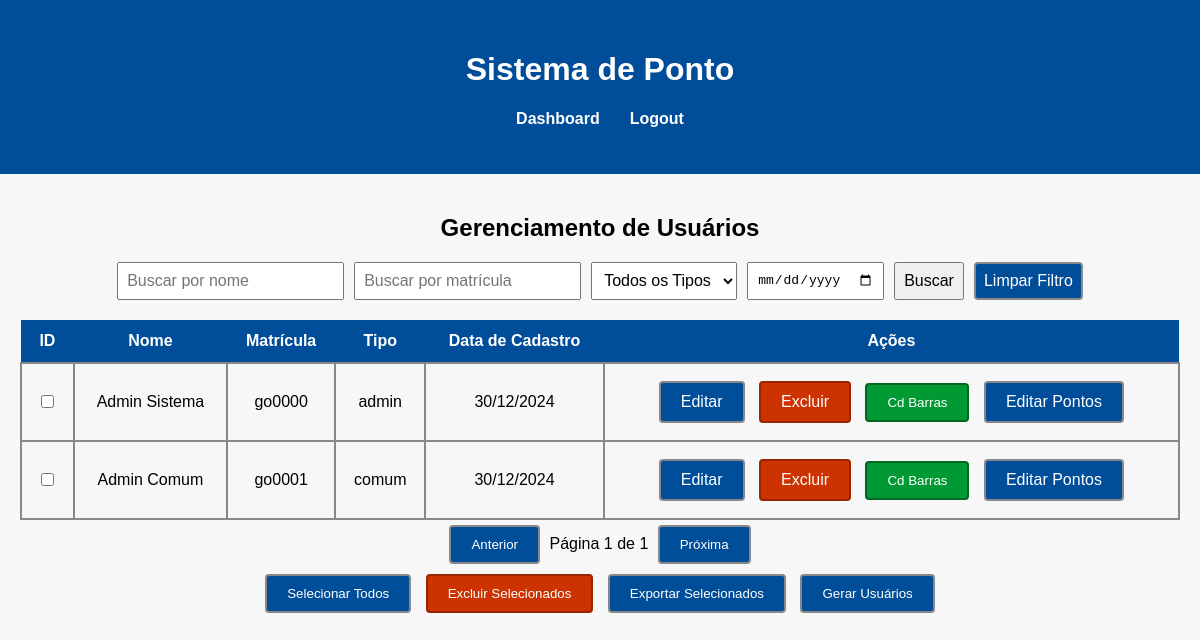
Before: /usuarios (signed in) with the older database file.
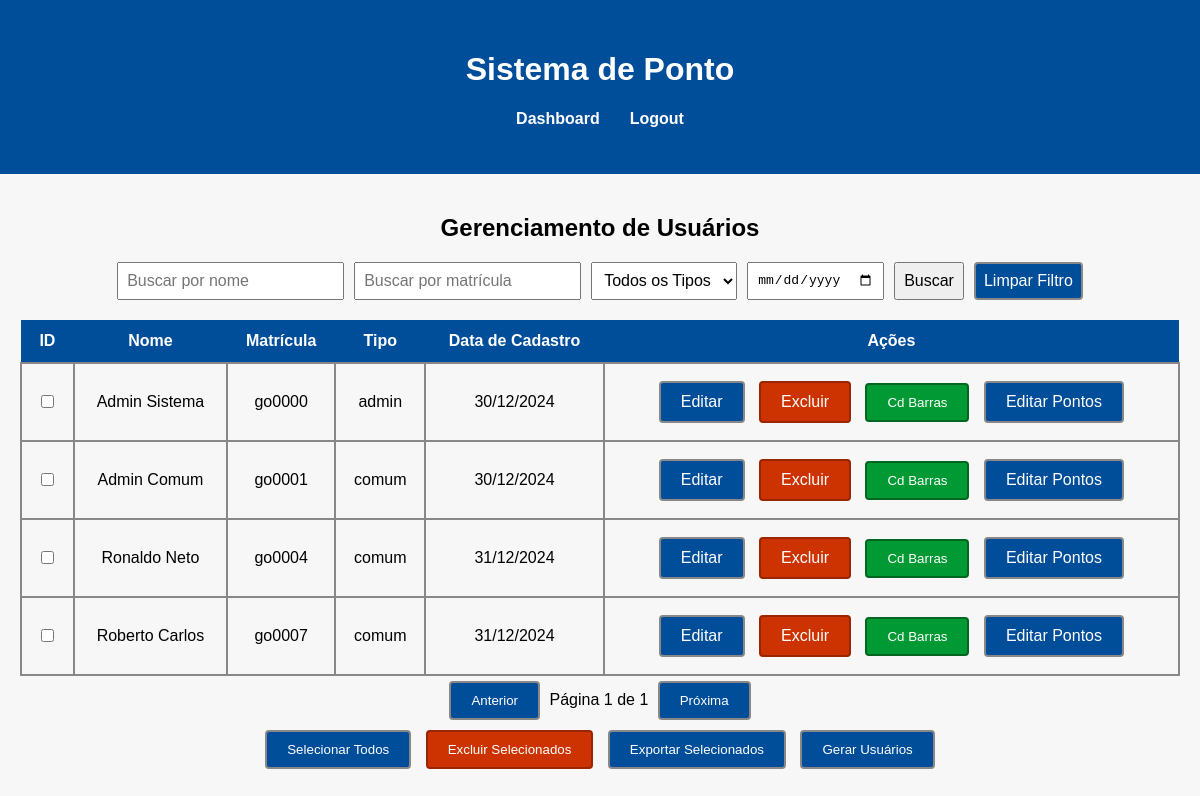
After: the same page with the newer database file.
### tables this page shows
CREATE TABLE usuarios (
                    id INTEGER PRIMARY KEY AUTOINCREMENT,
                    nome TEXT NOT NULL,
                    matricula TEXT UNIQUE NOT NULL,
                    senha TEXT NOT NULL,
                    tipo TEXT NOT NULL,
                    data_cadastro TIMESTAMP DEFAULT CURRENT_TIMESTAMP);

### app.py (the view)
@app.route('/usuarios', methods=['GET'])
@verificar_permissao(['admin'])
def usuarios():
    conn = conectar_banco()
    c = conn.cursor()
    search_query = request.args.get('search', '')
    search_matricula = request.args.get('matricula', '')
    filter_tipo = request.args.get('tipo', '')
    filter_date = request.args.get('data_cadastro', '')
    sort_by = request.args.get('sort_by', 'id')
    sort_order = request.args.get('sort_order', 'ASC')
    page = int(request.args.get('page', 1))
    per_page = 10
    offset = (page - 1) * per_page
    query = "SELECT id, nome, matricula, tipo, strftime('%d/%m/%Y', data_cadastro) as data_cadastro FROM usuarios WHERE 1=1"
    params = []
    if search_query:
        query += " AND nome LIKE ?"
        params.append(f'%{search_query}%')
    if search_matricula:
        query += " AND matricula LIKE ?"
        params.append(f'%{search_matricula}%')
    if filter_tipo:
        query += " AND tipo = ?"
        params.append(filter_tipo)
    if filter_date:
        query += " AND date(data_cadastro) = ?"
        params.append(filter_date)
    query += f" ORDER BY {sort_by} {sort_order} LIMIT ? OFFSET ?"
    params.extend([per_page, offset])
    c.execute(query, params)
    usuarios = c.fetchall()
    count_query = "SELECT COUNT(*) FROM usuarios WHERE 1=1"
    count_params = []
    if search_query:
        count_query += " AND nome LIKE ?"
        count_params.append(f'%{search_query}%')
    if search_matricula:
        count_query += " AND matricula LIKE ?"
        count_params.append(f'%{search_matricula}%')
    if filter_tipo:
        count_query += " AND tipo = ?"
        count_params.append(filter_tipo)
    if filter_date:
        count_query += " AND date(data_cadastro) = ?"
        count_params.append(filter_date)
    c.execute(count_query, count_params)
    total_usuarios = c.fetchone()[0]
    total_pages = (total_usuarios + per_page - 1) // per_page
    conn.close()
    return render_template('usuarios.html', usuarios=usuarios, total_pages=total_pages, current_page=page,
                           search_query=search_query, search_matricula=search_matricula, filter_tipo=filter_tipo,
                           filter_date=filter_date, sort_by=sort_by, sort_order=sort_order)

### app.py (called while the page is built)
def conectar_banco():
    conn = sqlite3.connect('ponto.db')
    return conn

def verificar_permissao(permissoes):
    def decorator(f):
        @wraps(f)
        def decorated_function(*args, **kwargs):
            if 'tipo' not in session or session['tipo'] not in permissoes:
                flash('Você não tem permissão para acessar esta página.', 'error')
                return redirect(url_for('cadastrar_ponto'))
            return f(*args, **kwargs)
        return decorated_function
    return decorator

### templates/usuarios.html (shortened to what this page needs)
<!DOCTYPE html>
<html lang="pt-BR">
<head>
</head>
<body class="usuarios-page">
    <header>
        <div class="container">
            <h1>Sistema de Ponto</h1>
            <nav>
                <ul>
                    <li><a href="{{ url_for('dashboard_usuario_admin') }}">Dashboard</a></li>
                    <li><a href="{{ url_for('logout') }}">Logout</a></li>
                </ul>
            </nav>
        </div>
    </header>
    <main>
        <div class="container">
            <section class="usuarios-section">
                <h2>Gerenciamento de Usuários</h2>
                <div class="search-bar">
    <input type="text" placeholder="Buscar por nome" id="search-name">
    <input type="text" placeholder="Buscar por matrícula" id="search-matricula">
    <select id="filter-tipo">
        <option value="">Todos os Tipos</option>
    </select>
    <input type="date" id="filter-date">
    <button onclick="searchUsers()">Buscar</button>
    <button onclick="clearFilters()" class="button">Limpar Filtro</button>
</div>
                <table>
                    <thead>
                        <tr>
                            <th>ID</th>
                            <th onclick="sortTable(1)">Nome</th>
                            <th onclick="sortTable(2)">Matrícula</th>
                            <th onclick="sortTable(3)">Tipo</th>
                            <th onclick="sortTable(4)">Data de Cadastro</th>
                            <th>Ações</th>
                        </tr>
                    </thead>
                    <tbody>
                        {% for usuario in usuarios %}
                            <tr>
                                <td><input type="checkbox" name="usuario" value="{{ usuario[0] }}"></td>
                                <td>{{ usuario[1] }}</td>
                                <td>{{ usuario[2] }}</td>
                                <td>{{ usuario[3] }}</td>
                                <td>{{ usuario[4] }}</td>
                                <td>
    <a href="{{ url_for('editar_usuario', id=usuario[0]) }}" class="button">Editar</a>
    <a href="{{ url_for('excluir_usuario', id=usuario[0]) }}" class="button button-danger" onclick="return confirm('Tem certeza que deseja excluir este usuário?')">Excluir</a>
    <button class="button button-cd-barras" onclick="openModal('{{ usuario[2] }}')">Cd Barras</button>
    <a href="{{ url_for('editar_pontos', usuario_id=usuario[0]) }}" class="button">Editar Pontos</a>
</td>
                            </tr>
                        {% endfor %}
                    </tbody>
                </table>
                <div class="pagination">
                    <button onclick="paginate('prev')" class="button">Anterior</button>
                    <span>Página <span id="current-page">{{ current_page }}</span> de <span id="total-pages">{{ total_pages }}</span></span>
                    <button onclick="paginate('next')" class="button">Próxima</button>
                </div>
                <div class="bulk-actions">
    <button onclick="selectAllUsers(this)" class="button">Selecionar Todos</button>
    <button onclick="performBulkAction('delete')" class="button button-danger">Excluir Selecionados</button>
    <button onclick="performBulkAction('export')" class="button">Exportar Selecionados</button>
    <button onclick="gerarUsuarios()" class="button">Gerar Usuários</button>
</div>
            </section>
        </div>
    </main>
</body>
</html>

### templates/usuarios.html (style rules this page uses)
body { font-family: Arial, sans-serif; margin: 0; padding: 0; background-color: #f7f7f7; }
.container { max-width: 1200px; margin: 0 auto; padding: 20px; }
header { background-color: #004d99; color: white; padding: 10px 0; text-align: center; }
nav ul { list-style: none; padding: 0; display: flex; justify-content: center; }
nav ul li { margin: 0 15px; }
nav ul li a { color: white; text-decoration: none; font-weight: bold; }
.usuarios-section { margin-top: 20px; text-align: center; }
.usuarios-section h2 { text-align: center; }
.search-bar { display: flex; justify-content: center; margin-bottom: 20px; }
.search-bar input, .search-bar select, .search-bar button { margin: 0 5px; padding: 8px; font-size: 1em; }
table { width: 100%; border-collapse: collapse; margin-top: 20px; }
table, th { border: none; }
th, td { padding: 12px; text-align: center; }
th { background-color: #004d99; color: white; cursor: pointer; }
td { border: 2px solid #888; }
.button { padding: 10px 20px; background-color: #004d99; color: white; border: 2px solid #888; border-radius: 4px; cursor: pointer; text-decoration: none; transition: background-color 0.3s ease, border-color 0.3s ease; display: inline-block; margin: 5px; }
.button-danger { background-color: #cc3300; border-color: #992600; }
.button-cd-barras { background-color: #009933; border-color: #006622; }

Changed rows visible on the page:
added usuarios: nome "Ronaldo Neto", matricula "go0004", tipo "comum", data_cadastro "31/12/2024"
added usuarios: nome "Roberto Carlos", matricula "go0007", tipo "comum", data_cadastro "31/12/2024"
